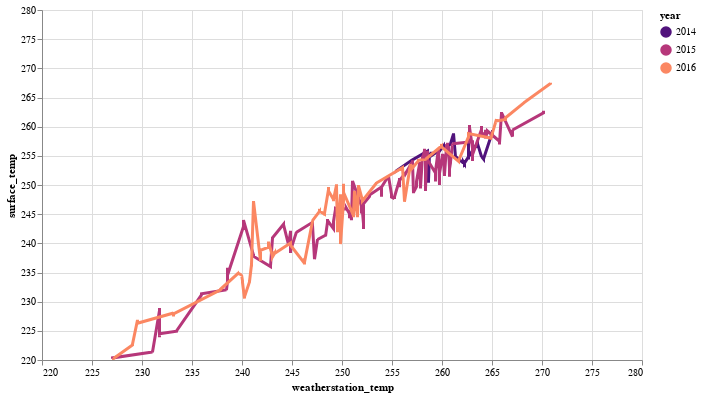

The notebook cell this image was saved under:
### Code cell
#based off of this example https://colab.research.google.com/github/google/earthengine-community/blob/master/tutorials/time-series-visualization-with-altair/index.ipynb#scrollTo=p3GeYhrjYBwI

highlight = alt.selection(
    type='single', on='mouseover', fields=['year'], nearest=True)

base = alt.Chart(margretTemperatures).encode(
    x=alt.X('weatherstation_temp:Q', scale=alt.Scale(domain=[220, 280],clamp=True)),
    y=alt.Y('surface_temp:Q', scale=alt.Scale(domain=[220, 280])),
    color=alt.Color('year:O', scale=alt.Scale(scheme='magma')))

points = base.mark_circle().encode(
    opacity=alt.value(0),
    tooltip=[
        alt.Tooltip('year:O', title='Year'),
        alt.Tooltip('weatherstation_temp:Q', title='Weather Station Temperature'),
        alt.Tooltip('surface_temp:Q', title='Landsat Kinetic Temperature')
    ]).add_selection(highlight)

lines = base.mark_line().encode(
    size=alt.condition(~highlight, alt.value(1), alt.value(3)))

chart = (points + lines).properties(width=600, height=350).interactive()
if(saveCharts):chart.save(savePlot+"surfaceTempVsWeatherStationTemp.html")
chart

### Figure 1 — Vega-Lite specification as saved in the notebook (floating-point values rounded to 4 significant figures; data arrays with more than 128 entries replaced by an {"elided": "..."} marker saying what was removed)
{"config": {"view": {"continuousWidth": 400, "continuousHeight": 300}}, "layer": [{"mark": "circle", "encoding": {"color": {"type": "ordinal", "field": "year", "scale": {"scheme": "magma"}}, "opacity": {"value": 0}, "tooltip": [{"type": "ordinal", "field": "year", "title": "Year"}, {"type": "quantitative", "field": "weatherstation_temp", "title": "Weather Station Temperature"}, {"type": "quantitative", "field": "surface_temp", "title": "Landsat Kinetic Temperature"}], "x": {"type": "quantitative", "field": "weatherstation_temp", "scale": {"clamp": true, "domain": [220, 280]}}, "y": {"type": "quantitative", "field": "surface_temp", "scale": {"domain": [220, 280]}}}, "selection": {"selector004": {"type": "single", "on": "mouseover", "fields": ["year"], "nearest": true}, "selector005": {"type": "interval", "bind": "scales", "encodings": ["x", "y"]}}}, {"mark": "line", "encoding": {"color": {"type": "ordinal", "field": "year", "scale": {"scheme": "magma"}}, "size": {"condition": {"value": 1, "selection": {"not": "selector004"}}, "value": 3}, "x": {"type": "quantitative", "field": "weatherstation_temp", "scale": {"clamp": true, "domain": [220, 280]}}, "y": {"type": "quantitative", "field": "surface_temp", "scale": {"domain": [220, 280]}}}}], "data": {"name": "data-2b27f0d92981dc2bfd1e2952cd17081a"}, "height": 350, "width": 600, "$schema": "https://vega.github.io/schema/vega-lite/v4.8.1.json", "datasets": {"data-2b27f0d92981dc2bfd1e2952cd17081a": {"elided": "2845 records"}}}
